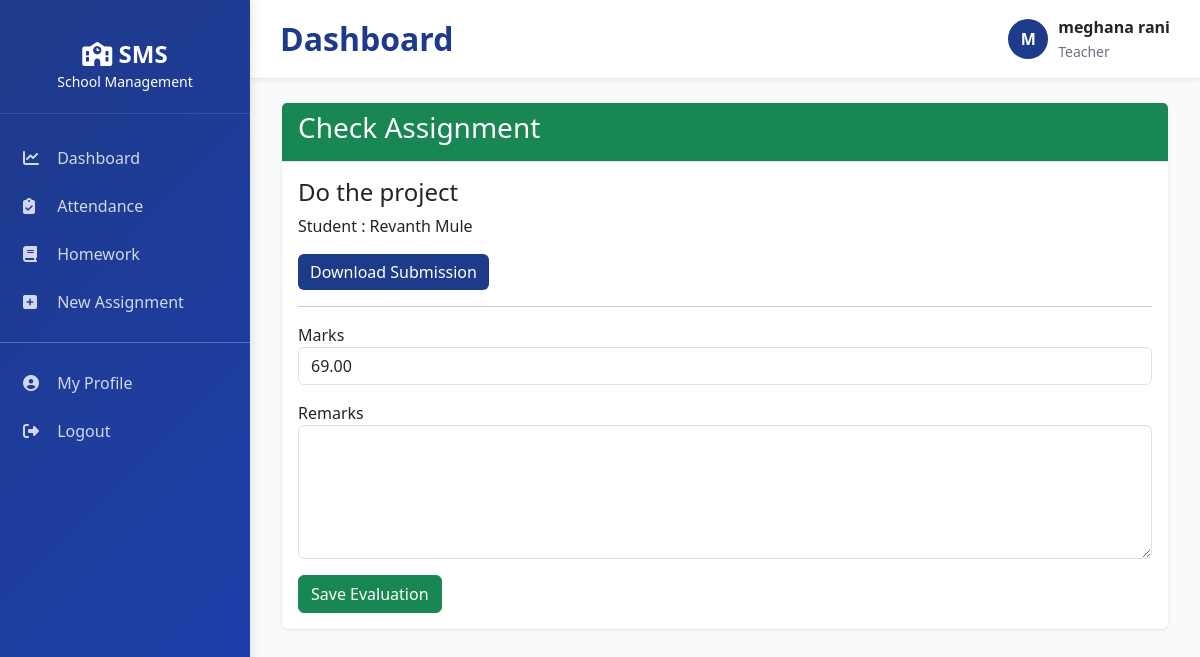
Page /homework/submission/1/check/ (signed in) on the committed database.
### apps/accounts/models.py (models this page shows, shortened)
class UserProfile(models.Model):
    USER_ROLES = (
        ('super_admin', 'Super Admin'),
        ('school_admin', 'School Admin'),
        ('principal', 'Principal'),
        ('teacher', 'Teacher'),
        ('student', 'Student'),
        ('parent', 'Parent'),
        ('accountant', 'Accountant'),
        ('librarian', 'Librarian'),
    )
    GENDER_CHOICES = (
        ('M', 'Male'),
        ('F', 'Female'),
        ('O', 'Other'),
    )
    user = models.OneToOneField(
        User,
        on_delete=models.CASCADE,
        related_name='profile'
    )
    role = models.CharField(
        max_length=30,
        choices=USER_ROLES,
        default='student'
    )
    school_id = models.CharField(
        max_length=50,
        null=True,
        blank=True
    )
    school_name = models.CharField(
        max_length=255,
        blank=True,
        null=True
    )
    phone = models.CharField(
        max_length=20,
        blank=True,
        null=True
    )
    address = models.TextField(
        blank=True,
        null=True
    )
    city = models.CharField(
        max_length=100,
        blank=True,
        null=True
    )
    state = models.CharField(
        max_length=100,
        blank=True,
        null=True
    )
    country = models.CharField(
        max_length=100,
        default='India',
        blank=True,
        null=True
    )
    zip_code = models.CharField(
        max_length=10,
        blank=True,
        null=True
    )
    gender = models.CharField(
        max_length=1,
        choices=GENDER_CHOICES,
        blank=True,
        null=True
    )
    dob = models.DateField(
        blank=True,
        null=True
    )
    photo = models.ImageField(
        upload_to='profile_photos/',
        blank=True,
        null=True,
        validators=[
            FileExtensionValidator(
                allowed_extensions=['jpg', 'jpeg', 'png']
            )
        ]
    )
    is_active = models.BooleanField(default=True)
    created_at = models.DateTimeField(
        auto_now_add=True
    )
    updated_at = models.DateTimeField(
        auto_now=True
    )
    class Meta:
        ordering = ['-created_at']

### apps/homework/models.py (models this page shows, shortened)
class AssignmentSubmission(models.Model):
    assignment = models.ForeignKey(
        Assignment,
        on_delete=models.CASCADE,
        related_name='submissions'
    )
    student = models.ForeignKey(
        Student,
        on_delete=models.CASCADE,
        related_name='assignment_submissions'
    )
    submission_file = models.FileField(
        upload_to='assignment_submissions/'
    )
    submitted_at = models.DateTimeField(
        auto_now_add=True
    )
    remarks = models.TextField(
        blank=True,
        null=True
    )
    marks_obtained = models.DecimalField(
        max_digits=5,
        decimal_places=2,
        blank=True,
        null=True
    )
    is_checked = models.BooleanField(
        default=False
    )
    class Meta:
        unique_together = ('assignment', 'student')
        ordering = ['-submitted_at']

class Assignment(models.Model):
    title = models.CharField(max_length=200)
    subject = models.ForeignKey(Subject, on_delete=models.CASCADE)
    section = models.ForeignKey(Section, on_delete=models.CASCADE)
    description = models.TextField()
    total_marks = models.IntegerField(default=100)
    due_date = models.DateField()
    created_by = models.ForeignKey(
        Teacher,
        on_delete=models.CASCADE
    )
    created_at = models.DateTimeField(auto_now_add=True)

### apps/students/models.py (models this page shows, shortened)
class Student(models.Model):
    GENDER_CHOICES = (
        ('M', 'Male'),
        ('F', 'Female'),
        ('O', 'Other'),
    )
    BLOOD_GROUP_CHOICES = (
        ('O+', 'O+'),
        ('O-', 'O-'),
        ('A+', 'A+'),
        ('A-', 'A-'),
        ('B+', 'B+'),
        ('B-', 'B-'),
        ('AB+', 'AB+'),
        ('AB-', 'AB-'),
    )
    user = models.OneToOneField(User, on_delete=models.CASCADE, related_name='student_profile')
    student_id = models.CharField(max_length=20, unique=True)
    admission_number = models.CharField(max_length=30, unique=True)
    roll_number = models.CharField(max_length=10)
    dob = models.DateField()
    gender = models.CharField(max_length=1, choices=GENDER_CHOICES)
    blood_group = models.CharField(max_length=3, choices=BLOOD_GROUP_CHOICES, blank=True)
    address = models.TextField()
    phone = models.CharField(max_length=20)
    email = models.EmailField()
    photo = models.ImageField(
        upload_to='student_photos/',
        validators=[FileExtensionValidator(allowed_extensions=['jpg', 'jpeg', 'png'])]
    )
    aadhar = models.CharField(max_length=12, blank=True)
    section = models.ForeignKey('classes.Section', on_delete=models.CASCADE, related_name='students')
    father_name = models.CharField(max_length=100)
    father_phone = models.CharField(max_length=20)
    mother_name = models.CharField(max_length=100)
    mother_phone = models.CharField(max_length=20)
    guardian_name = models.CharField(max_length=100, blank=True)
    guardian_phone = models.CharField(max_length=20, blank=True)
    is_active = models.BooleanField(default=True)
    admission_date = models.DateField()
    created_at = models.DateTimeField(auto_now_add=True)
    updated_at = models.DateTimeField(auto_now=True)
    class Meta:
        ordering = ['-created_at']

### apps/homework/views.py (the view, shortened to what this page needs)
# urls.py: path('submission/<int:pk>/check/', views.check_submission, name='check_submission'),
@login_required
@role_required('teacher')
def check_submission(request, pk):
    submission = get_object_or_404(AssignmentSubmission, pk=pk)
    return render(request, 'homework/check_submission.html', {'submission': submission})

### apps/accounts/context_processors.py (called while the page is built)
def user_context(request):
    context = {}
    if request.user.is_authenticated:
        try:
            context['user_profile'] = request.user.profile
            context['user_role'] = request.user.profile.get_role_display()
        except:
            pass
    return context

### templates/homework/check_submission.html (shortened to what this page needs)
{% extends 'base.html' %}
{% block content %}
<div class="container mt-4">
<div class="card">
<div class="card-header bg-success text-white">
<h3>Check Assignment</h3>
</div>
<div class="card-body">
<h4>{{ submission.assignment.title }}</h4>
<p>
Student :
{{ submission.student.user.get_full_name }}
</p>
<a
href="{{ submission.submission_file.url }}"
class="btn btn-primary"
target="_blank">
Download Submission
</a>
<hr>
<form method="POST">
<div class="mb-3">
<label>Marks</label>
<input
type="number"
name="marks_obtained"
class="form-control"
max="{{ submission.assignment.total_marks }}"
value="{{ submission.marks_obtained|default:'' }}"
required>
</div>
<div class="mb-3">
<label>Remarks</label>
<textarea
name="remarks"
class="form-control"
rows="5"></textarea>
</div>
<button class="btn btn-success">
Save Evaluation
</button>
</form>
</div>
</div>
</div>
{% endblock %}

### templates/base/layout.html (shortened to what this page needs)
<!DOCTYPE html>
<html lang="en">
<head>
    <link href="https://cdn.jsdelivr.net/npm/bootstrap@5.3.0/dist/css/bootstrap.min.css" rel="stylesheet">
    <link rel="stylesheet" href="https://cdnjs.cloudflare.com/ajax/libs/font-awesome/6.4.0/css/all.min.css">
</head>
<body>
{% if user.is_authenticated %}
<div class="sidebar">
    <div class="sidebar-header">
        <h4>
            <i class="fas fa-school"></i> SMS
        </h4>
        <small>School Management</small>
    </div>
    <ul class="sidebar-menu">
        {% if user_profile.role == 'super_admin' or user_profile.role == 'school_admin' %}
            <li><a href="{% url 'dashboard:admin_dashboard' %}"><i class="fas fa-chart-line"></i> Dashboard</a></li>
            <li><a href="{% url 'students:list' %}"><i class="fas fa-user-graduate"></i> Students</a></li>
            <li><a href="{% url 'teachers:list' %}"><i class="fas fa-chalkboard-user"></i> Teachers</a></li>
            <li><a href="{% url 'classes:list' %}"><i class="fas fa-building"></i> Classes</a></li>
            <li><a href="{% url 'attendance:student_attendance' %}"><i class="fas fa-clipboard-check"></i> Attendance</a></li>
        {% elif user_profile.role == 'teacher' %}
            <li><a href="{% url 'dashboard:teacher_dashboard' %}"><i class="fas fa-chart-line"></i> Dashboard</a></li>
            <li><a href="{% url 'attendance:student_attendance' %}"><i class="fas fa-clipboard-check"></i> Attendance</a></li>
            <li><a href="{% url 'homework:list' %}"><i class="fas fa-book"></i> Homework</a></li>
            <li><a href="{% url 'homework:create_assignment' %}"><i class="fas fa-plus-square"></i> New Assignment</a></li>
        {% elif user_profile.role == 'student' %}
            <li><a href="{% url 'dashboard:student_dashboard' %}"><i class="fas fa-chart-line"></i> Dashboard</a></li>
            <li><a href="{% url 'homework:list' %}"><i class="fas fa-book"></i> Homework</a></li>
            <li><a href="{% url 'students:student_assignments' %}"><i class="fas fa-book-open"></i> Assignments</a></li>
        {% endif %}
        <hr style="background: rgba(255,255,255,0.2);">
        <li>
            <a href="{% url 'accounts:profile' %}">
                <i class="fas fa-user-circle"></i> My Profile
            </a>
        </li>
        <li>
            <a href="{% url 'accounts:logout' %}">
                <i class="fas fa-sign-out-alt"></i> Logout
            </a>
        </li>
    </ul>
</div>
<div class="main-content">
    <div class="topbar">
        <div class="topbar-left">
            <h2>
                {% block page_title %}
                    Dashboard
                {% endblock %}
            </h2>
        </div>
        <div class="topbar-right">
            <div class="user-menu">
                <div class="user-avatar">
                    {{ user.first_name|slice:":1"|upper }}
                </div>
                <div>
                    <div style="font-weight:600;">
                        {{ user.get_full_name }}
                    </div>
                    <small style="color:#6b7280;">
                        {{ user_profile.get_role_display }}
                    </small>
                </div>
            </div>
        </div>
    </div>
    {% block content %}
    {% endblock %}
</div>
{% else %}
{% block auth_content %}
{% endblock %}
{% endif %}
</body>
</html>

### templates/base/layout.html (style rules this page uses)
:root { --primary-color: #1e3a8a; --secondary-color: #0f766e; --danger-color: #dc2626; --warning-color: #d97706; --success-color: #059669; --light-bg: #f9fafb; --border-color: #e5e7eb; }
* { margin: 0; padding: 0; box-sizing: border-box; }
body { font-family: 'Segoe UI', Tahoma, Geneva, Verdana, sans-serif; background-color: var(--light-bg); }
.sidebar { background: linear-gradient(135deg, var(--primary-color) 0%, #1e40af 100%); min-height: 100vh; position: fixed; left: 0; top: 0; width: 250px; padding: 20px 0; color: white; box-shadow: 2px 0 10px rgba(0,0,0,0.1); overflow-y: auto; }
.sidebar-header { padding: 20px; text-align: center; border-bottom: 1px solid rgba(255,255,255,0.1); margin-bottom: 20px; }
.sidebar-header h4 { margin: 0; font-weight: 700; }
.sidebar-menu { list-style: none; padding: 0; }
.sidebar-menu li { margin: 0; }
.sidebar-menu a { display: block; padding: 12px 20px; color: rgba(255,255,255,0.8); text-decoration: none; transition: 0.3s; border-left: 3px solid transparent; }
.sidebar-menu a i { margin-right: 10px; width: 20px; }
.main-content { margin-left: 250px; padding: 20px; }
.topbar { background: white; padding: 15px 30px; border-bottom: 1px solid var(--border-color); display: flex; justify-content: space-between; align-items: center; margin: -20px -20px 20px -20px; box-shadow: 0 2px 4px rgba(0,0,0,0.05); }
.topbar-left h2 { margin: 0; color: var(--primary-color); font-weight: 700; }
.topbar-right { display: flex; align-items: center; gap: 20px; }
.user-menu { display: flex; align-items: center; gap: 10px; }
.user-avatar { width: 40px; height: 40px; border-radius: 50%; background: var(--primary-color); display: flex; align-items: center; justify-content: center; color: white; font-weight: 700; }
.card { border: none; box-shadow: 0 1px 3px rgba(0,0,0,0.1); margin-bottom: 20px; transition: 0.3s; }
.card-header { background: var(--light-bg); border-bottom: 1px solid var(--border-color); font-weight: 600; color: var(--primary-color); }
.btn-primary { background: var(--primary-color); border: none; }

### rows in the picture
UserProfile: role "Teacher"
AssignmentSubmission: assignment "Do the project", student.user.get_full_name "Revanth Mule", marks_obtained "69.00"

### other values in the picture
{{ user.first_name|slice:":1"|upper }} "M"
{{ user.get_full_name }} "meghana rani"
